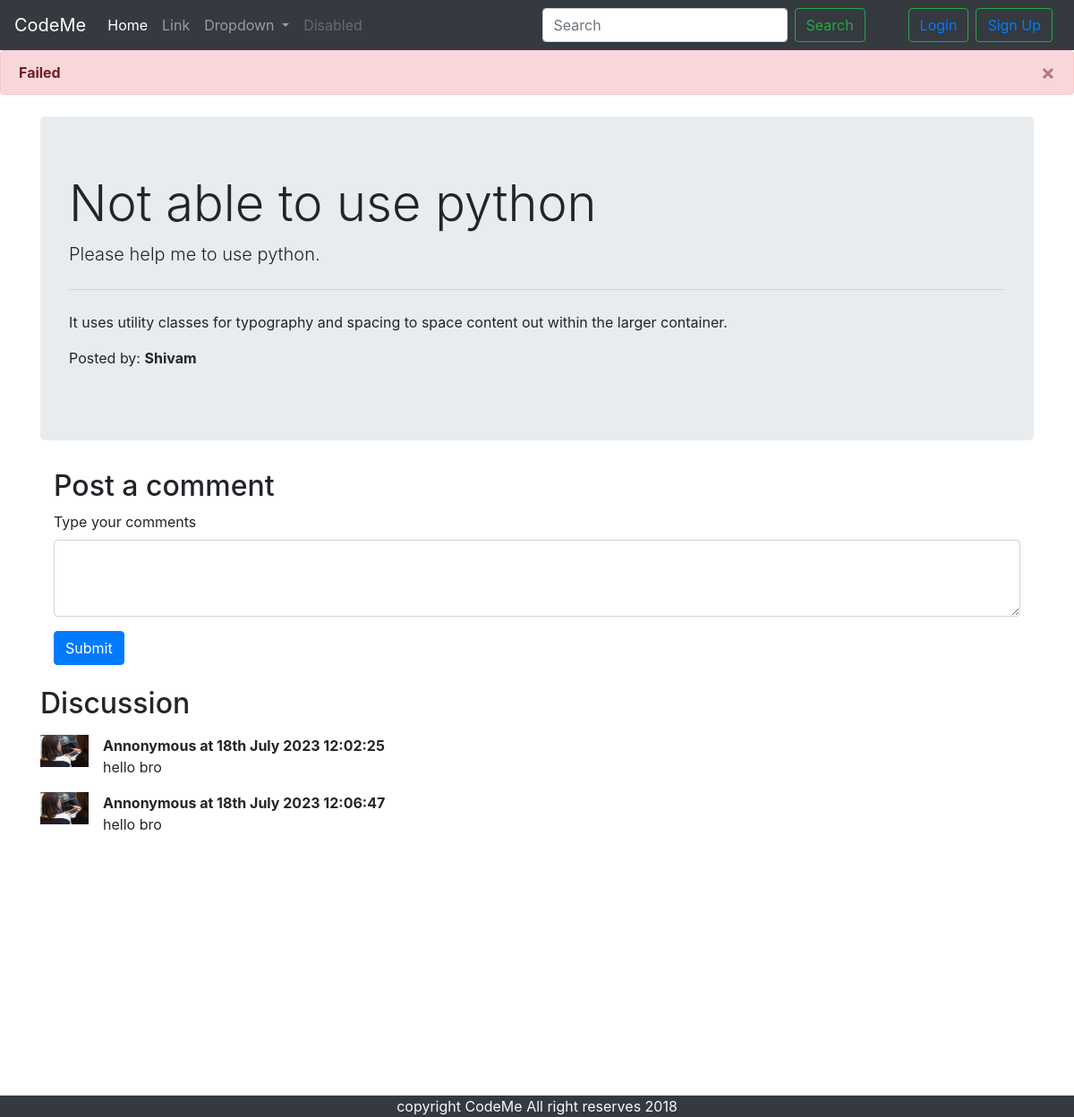
Page /thread.php?threadid=2 on the committed database.
### tables this page shows
CREATE TABLE `threads` (
  `thread_id` int(7) NOT NULL,
  `thread_title` varchar(255) NOT NULL,
  `thread_desc` text NOT NULL,
  `thread_cat_id` int(7) NOT NULL,
  `thread_user_id` int(7) NOT NULL,
  `timestamp` datetime NOT NULL DEFAULT current_timestamp()
);

CREATE TABLE `comments` (
  `comment_id` int(8) NOT NULL,
  `comment_content` text NOT NULL,
  `thread_id` int(8) NOT NULL,
  `comment_by` int(8) NOT NULL,
  `comment_time` datetime NOT NULL DEFAULT current_timestamp()
);

### thread.php (the view, shortened to what this page needs)
<!DOCTYPE html>
<html lang="en">
<head>
    <link rel="stylesheet" href="https://cdn.jsdelivr.net/npm/bootstrap@4.5.3/dist/css/bootstrap.min.css"
>
</head>
<body>
    <?php
            require "headers/dbconnect.php";
            require "headers/nav.php";
  ?>
    <div class="container my-4">
    <?php
      $id=$_GET['threadid'];
      $sql="SELECT * FROM threads where thread_id='$id'";
      $result=mysqli_query($conn, $sql);
      while ($row=mysqli_fetch_assoc($result)) {
        $title=$row['thread_title'];
        $desc=$row['thread_desc'];
      }
      ?>
      <div class='jumbotron'>
        <h1 class='display-4'> <?php echo $title ?> </h1>
        <p class='lead'><?php echo $desc ?></p>
        <hr class='my-4'>
        <p>It uses utility classes for typography and spacing to space content out within the larger container.</p>
      <p>Posted by: <b>Shivam</b> </p>
    </div>
    <div class="container">
      <h2>Post a comment</h2>
      <form action="<?php $_SERVER['REQUEST_URI']?>" method="post">
        <div class="form-group">
          <label for="exampleFormControlTextarea1">Type your comments</label>
          <textarea class="form-control" id="exampleFormControlTextarea1" rows="3" name="comment"></textarea>
        </div>
        <button type="submit" class="btn btn-primary">Submit</button>
      </form>
    </div>
    </div>
    <div class="container my-4" id="ques">
        <h2>Discussion</h2>
         <?php
      $sql="SELECT * FROM `comments` WHERE thread_id= $id";
      $result=mysqli_query($conn, $sql);
      while ($row=mysqli_fetch_assoc($result)) {
        $comment=$row['comment_content'];
        $time=date("dS F Y g:i:s ",strtotime($row['comment_time']));
        echo "    <div class='media my-3'>
        <img src='img/slide-1.jpeg' class='mr-3' alt='...' width='54px'>
        <div class='media-body'>
        <p class='font-weight-bold my-0'>Annonymous at ".$time."</p>
         ".$comment."
        </div>
      </div>";
      }
      ?>
    </div>
    <?php
            require "headers/footer.php";
  ?>
</body>
</html>

### thread.php (style rules this page uses)
#ques { min-height:433px; }

### rows in the picture
threads: thread_title "Not able to use python", thread_desc "Please help me to use python."
comments: comment_time "18th July 2023 12:02:25", comment_content "hello bro"
comments: comment_time "18th July 2023 12:06:47", comment_content "hello bro"
